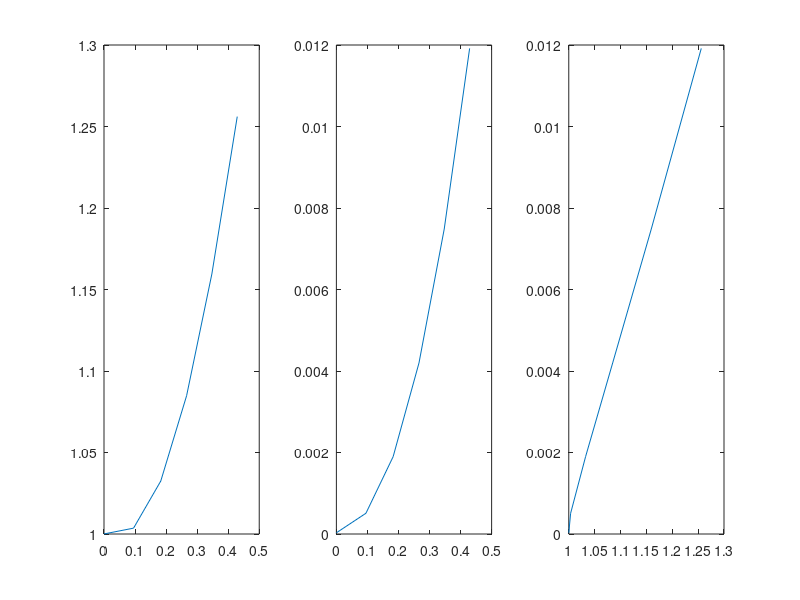
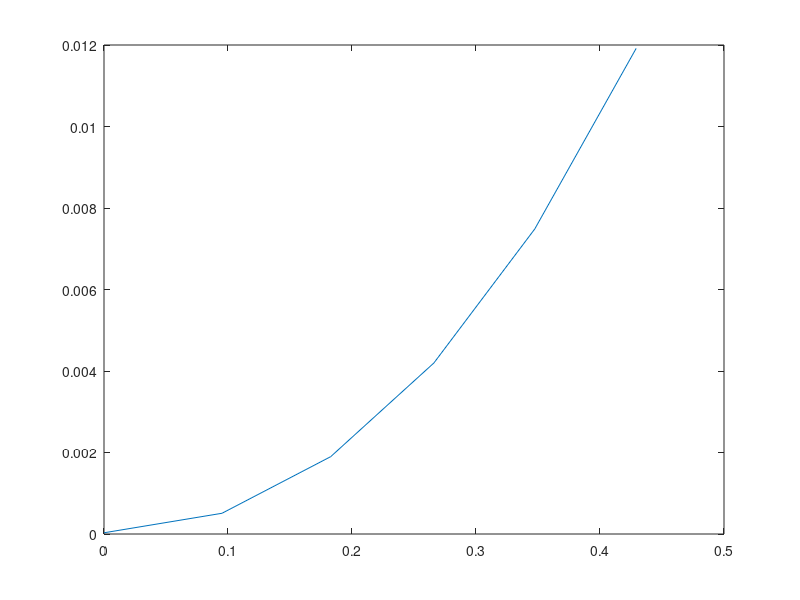

Source code (MATLAB) for these figures, in order:
%%% Loretnz Equation %%%
clear all; clc;
n= input('Enter number of timesteps');

x(1)= 0.00005;
y(1)= 1.00004;
z(1)= 0.00003;
h= 0.01;
sigma= 10; r= 28; b= 8/3;
for i=1:n
    k1= h*sigma*(y(i)-x(i));
    l1=h*(r*x(i)-y(i)-x(i)*z(i));
    m1= h*(x(i)*y(i)-b*z(i));

    k2= h*(sigma*((y(i)+l1/2)-(x(i)+k1/2)));
    l2= h*(r*(x(i)+k1/2)-(y(i)+l1/2)-((x(i)+k1/2)*(z(i)+m1/2)));
    m2= h*((x(i)+k1/2)*(y(i)+l1/2)-b*(z(i)+m1/2));

    k3= h*(sigma*((y(i)+l2/2)-(x(i)+k2/2)));
    l3= h*(r*(x(i)+k2/2)-(y(i)+l2/2)-((x(i)+k2/2)*(z(i)+m2/2)));
    m3= h*((x(i)+k2/2)*(y(i)+l2/2)-b*(z(i)+m2/2));

    k4= h*(sigma*((y(i)+l3)-(x(i)+k3)));
    l4= h*(r*(x(i)+k3)-(y(i)+l3)-((x(i)+k3)*(z(i)+m3)));
    m4= h*((x(i)+k3)*(y(i)+l3)-b*(z(i)+m3));
    x(i+1)= x(i)+(1/6)*(k1+2*k2+2*k3+k4);
    y(i+1)= y(i)+(1/6)*(l1+2*l2+2*l3+l4);
    z(i+1)= z(i)+(1/6)*(m1+2*m2+2*m3+m4);

end

% figure(1)
% plot(t,x,t,y,'r--', t,z, 'bo');
subplot(1,3,1)
plot(x,y);
subplot(1,3,2)
plot(x,z);
subplot(1,3,3)
plot(y,z);

figure
plot(x,z);
